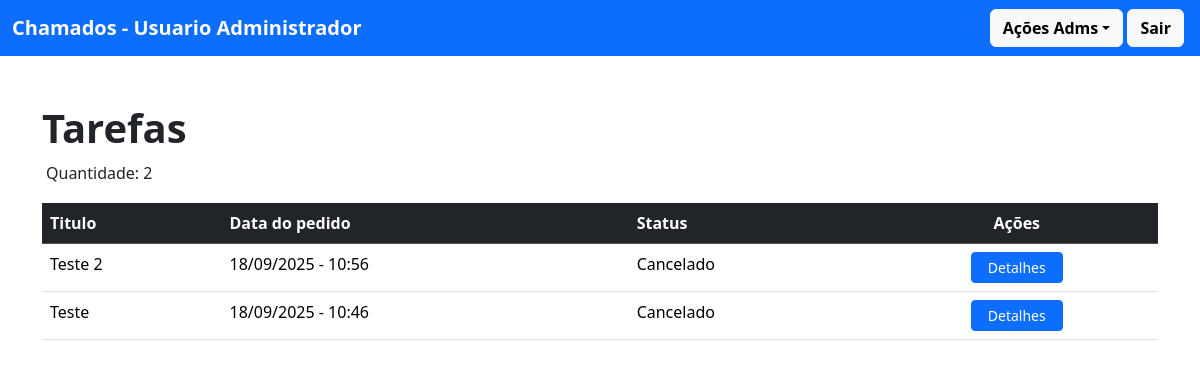
Screenshot of /ver_minhas_tarefas/ (signed in) with the database file from the repository.
### chamado/models.py (models this page shows, shortened)
class Chamado(models.Model):
    STATUS = (
        ('nao_iniciado', 'Não iniciado'),
        ('em_andamento', 'Em andamento'),
        ('finalizado', 'Finalizado'),
        ('cancelado', 'Cancelado'),
    )
    titulo = models.CharField(max_length=255)
    data = models.DateTimeField()
    status = models.CharField(max_length=20, choices=STATUS, default="nao_iniciado")
    descricao = models.TextField()
    autor = models.ForeignKey(Perfil, on_delete=models.CASCADE, related_name='autor')
    responsavel = models.ForeignKey(Perfil, on_delete=models.CASCADE, related_name='responsavel')
    class Meta:
        ordering = ["-data"]

### chamado/views.py (the view)
# urls.py: path('ver_minhas_tarefas/', views.ver_minhas_tarefas, name="ver_minhas_tarefas"),
@login_required(login_url='/usuario/login/')
def ver_minhas_tarefas(request):
    perfil = get_object_or_404(Perfil, user=request.user)
    chamado = Chamado.objects.filter(responsavel=perfil.id)
    qtd = chamado.count()
    return render(request, 'adm/ver_minhas_tarefas.html', {'chamados': chamado, 'quantidade': qtd})

### chamado/templates/adm/ver_minhas_tarefas.html (shortened to what this page needs)
{% extends "modelo.html" %}
{% block content %}
<h1 class="fw-bold">Tarefas</h1>
<div class="d-flex justify-content-between align-items-center mb-3">
    <h6 class="m-1">Quantidade: {{ quantidade }}</h6>
</div>
{% if quantidade != 0 %}
    <table class="table table-hover">
        <thead class="table-dark">
            <tr>
                <th>Titulo</th>
                <th>Data do pedido</th>
                <th>Status</th>
                <th class="text-center">Ações</th>
            </tr>
        </thead>
        <tbody>
            {% for i in chamados %}
            <tr>
                <td>{{i.titulo}}</td>
                <td>{{i.data|date:'d/m/Y - H:i'}}</td>
                <td>{{i.get_status_display}}</td>
                <td class="text-center">
                    <a href="{% url 'ver_detalhes' i.id%}" class="btn btn-sm btn-primary px-3">Detalhes</a>
                </td>
            </tr>
            {% endfor %}
        </tbody>
    </table>
{% else %}
    <div class="text-center">
        <hr>
        <i class="bi bi-chat-left-dots fs-1 text-danger"></i>
        <p>Nenhum chamado cadastrada para você</p>
    </div>
{% endif %}
{% endblock %}

### rows the page displays
Chamado: titulo "Teste 2", data "18/09/2025 - 10:56", status "Cancelado"
Chamado: titulo "Teste", data "18/09/2025 - 10:46", status "Cancelado"

### other values shown
{{ quantidade }} "2"
